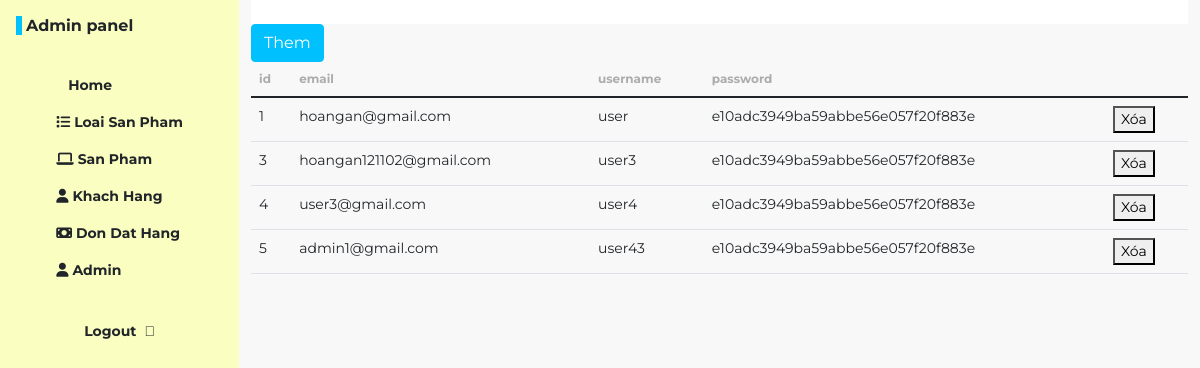
The page /admin/pages/khachhang_list.php on the database as committed earlier.
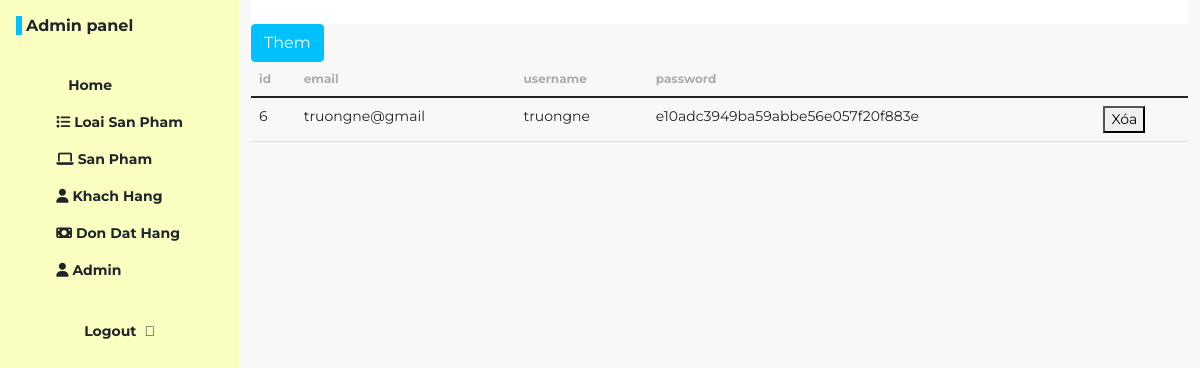
The same page on the database as committed later.
### tables this page shows
CREATE TABLE IF NOT EXISTS `users` (
  `id` int NOT NULL AUTO_INCREMENT,
  `username` varchar(200) NOT NULL,
  `email` varchar(200) NOT NULL,
  `mypassword` varchar(200) NOT NULL,
  PRIMARY KEY (`id`)
);

### admin/pages/khachhang_list.php (the view, shortened to what this page needs)
<!DOCTYPE html>
<html lang="en">
<head>
    <link rel="stylesheet" href="../css/bootstrap.css">
    <link rel="stylesheet" href="../css/style.css">
    <link rel="stylesheet" href="https://pro.fontawesome.com/releases/v5.10.0/css/all.css"
 />
</head>
<body class="bg-content">
    <main class="dashboard d-flex">
        <?php
            include "include/sidebar.php";
            include '../config/config.php';
            ?>
                <div class="container-fluid px">
        <?php
            include "include/header.php";
            $stm = $conn -> query("SELECT * FROM `users`");
            $stm->execute();
            $data = $stm->fetchAll(PDO::FETCH_ASSOC);
        ?>
        <?php include 'khachhang/addkhachhang.php' ?>
             <table class="table">
            <thead>
                <tr>
                <th scope="col">id</th>
                <th scope="col">email</th>
                <th scope="col">username</th>
                <th scope="col">password</th>
                </tr>
            </thead>
            <tbody>
                <?php foreach($data as $r){
                     ?>
                <tr>
                <td><?php echo $r['id'] ?></td>
                <td><?php echo $r['email'] ?></td>
                <td><?php echo $r['username'] ?></td>
                <td><?php echo $r['mypassword'] ?></td>
                <td><button onclick="confirmDelete()">Xóa</button></td>
                <?php } ?>
            </tbody>
            </table>
    </main>
</body>
</html>

### admin/pages/include/sidebar.php (shortened to what this page needs)
<div class="bg-sidebar vh-100 w-50 position-fixed">
            <div class="log d-flex justify-content-between">
                <h1 class="E-classe text-start ms-3 ps-1 mt-3 h6 fw-bold">Admin panel</h1>
            </div>
            <div class=" bg-list d-flex flex-column align-items-center fw-bold gap-2 mt-4 ">
                <ul class="d-flex flex-column list-unstyled">
                        <li class="h7"><a class="nav-link text-dark" href="dashboard.php"> <span>Home</span></a></li>
                    <li class="h7"><a class=" nav-link text-dark" href="category_list.php"><i
                                class="fa-solid fa-list"></i> <span>Loai San Pham</span></a></li>
                    <li class="h7"><a class=" nav-link text-dark" href="product_list.php"><i
                                class="fa-solid fa-laptop"></i> <span>San Pham</span></a></li>
                    <li class="h7"><a class=" nav-link text-dark" href="khachhang_list.php"><i
                                class="fa-solid fa-user"></i> <span>Khach Hang</span></a></li>
                    <li class="h7"><a class=" nav-link text-dark" href=""><i
                                class="fa-solid fa-money-bill"></i> <span>Don Dat Hang</span></a></li>
                    <li class="h7"><a class=" nav-link text-dark" href="showadmin.php"><i
                                class="fa-solid fa-user"></i> <span>Admin</span></a></li>
                </ul>
                <ul class="logout d-flex justify-content-start list-unstyled">
                    <li class=" h7"><a class="nav-link text-dark" href="../pages/logout.php"><span>Logout</span><i
                                class="fal fa-sign-out-alt ms-2"></i></a></li>
                </ul>
            </div>
        </div>

### admin/pages/include/header.php (shortened to what this page needs)
<nav class="navbar container-fluid navbar-light bg-white position-sticky top-0">
            </nav>

### admin/pages/khachhang/addkhachhang.php (shortened to what this page needs)
<div class="button-add-student">
                        <button type="button" class="btn btn-primary" data-bs-toggle="modal" data-bs-target="#exampleModal" data-bs-whatever="@mdo">Them</button>
                    </div>

### admin/css/style.css (style rules this page uses)
* { font-family: 'Montserrat',sans-serif; font-style: normal; }
.E-classe { border-left:solid 6px #00C1FE; }
.bg-sidebar { background-color: #FAFFC1; transition: margin 0.6s ease-in-out; z-index: 1; }
.bg-content { background:#F8F8F8; }
.h7 { font-size: 14px; }
.table th { font-size: 12px; color:#ACACAC; }
table tbody { font-size: 14px; }
.btn-primary { background-color: #00C1FE; border-color: #00C1FE; }
@media screen and (min-width:768px) { .bg-sidebar { position: sticky !important; top: 0; width: 25% !important; } }

Rows that differ between the two databases and show on the page:
removed users: id "1", email "hoangan@gmail.com", username "user", mypassword "e10adc3949ba59abbe56e057f20f883e"
removed users: id "3", email "hoangan121102@gmail.com", username "user3", mypassword "e10adc3949ba59abbe56e057f20f883e"
removed users: id "4", email "user3@gmail.com", username "user4", mypassword "e10adc3949ba59abbe56e057f20f883e"
removed users: id "5", email "admin1@gmail.com", username "user43", mypassword "e10adc3949ba59abbe56e057f20f883e"
added users: id "6", email "truongne@gmail", username "truongne", mypassword "e10adc3949ba59abbe56e057f20f883e"
